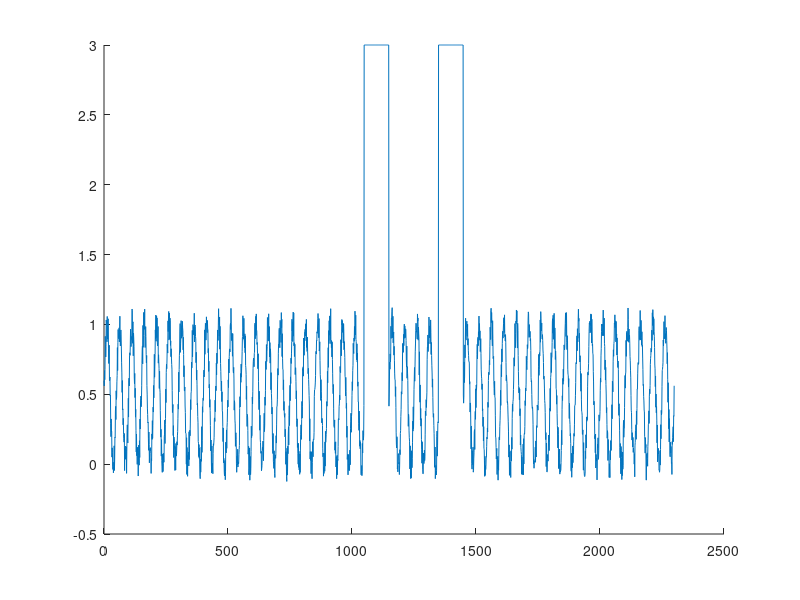

This figure's MATLAB source: (Note: this script raises an error after producing the figure.)
function testRecurrentQuadratureFilter

fs = 1000;                   % Sampling frequency (samples per second)
dt = 1/fs;                   % seconds per sample
StopTime = 2.3;              % seconds
t = (0:dt:StopTime-dt)';     % seconds
F = 20;                      % Sine wave frequency (hertz)
amplitude = 0.5; 
verticalShift = 0.5; 

x = amplitude * sin(2*pi*F*t) + verticalShift;  % contrast response (-1 to 1) 
noise = (rand(size(x))-0.5)*0.25; % generate noise 
x = x + noise; % add noise to signal 
targetDur = 100; 
targetTimes = [1050 1350];   % T1 and T2 times 
targetResp = [targetTimes(1):targetTimes(1)+targetDur-1 targetTimes(2):targetTimes(2)+targetDur-1];    
x(targetResp) = 3; 

figure
hold on 
plot(t*1000,x); 
meg_figureStyle

xline(targetTimes(1), 'T1')
xline(targetTimes(2), 'T2')

xlabel('Time (ms)')
ylabel('Contrast (?)') 


%% Quadrature filter 
omega = 20/1000; % preferred temporal frequency, cycles/msec 
lambda = 0.04; % bandwidth 
tau = 1; % bandwidth 

deltaT = 0.1; % msec
RIC = 'r'; 
% rrrr';

n = 1; % number of filters in the cascade
y = recurrentQuadratureFilter_kt(x,lambda,omega,tau,n,RIC,deltaT); 

%% 
for iTrial = 1:5
    % Make signal
    fs = 1000;                   % Sampling frequency (samples per second)
    dt = 1/fs;                   % seconds per sample
    StopTime = 2.3;              % seconds
    t = (0:dt:StopTime-dt)';     % seconds
    F = 20;                      % Sine wave frequency (hertz)
    amplitude = 0.5;
    verticalShift = 0.5;

    x = amplitude * sin(2*pi*F*t) + verticalShift;  % contrast response (-1 to 1)
    noise = (rand(size(x))-0.5)*1; % generate noise
    x = x + noise; % add noise to signal
    targetDur = 100;
    targetTimes = [1050 1350];   % T1 and T2 times
    targetResp = [targetTimes(1):targetTimes(1)+targetDur-1 targetTimes(2):targetTimes(2)+targetDur-1];
    x(targetResp) = 3;

    n = 5; % number of filters in the cascade
    figure(iTrial)
    subplot 211
    RIC = repmat('r',1,n);
    y = recurrentQuadratureFilter_kt(x,lambda,omega,tau,n,RIC,deltaT);
    plot(squeeze(y),'LineWidth',1.5)
    ylabel('Real')

    subplot 212
    RIC = repmat('i',1,n);
    y = recurrentQuadratureFilter_kt(x,lambda,omega,tau,n,RIC,deltaT);
    plot(squeeze(y),'LineWidth',1.5)
    ylabel('Imaginary')
    xlabel('Time (ms')
end





